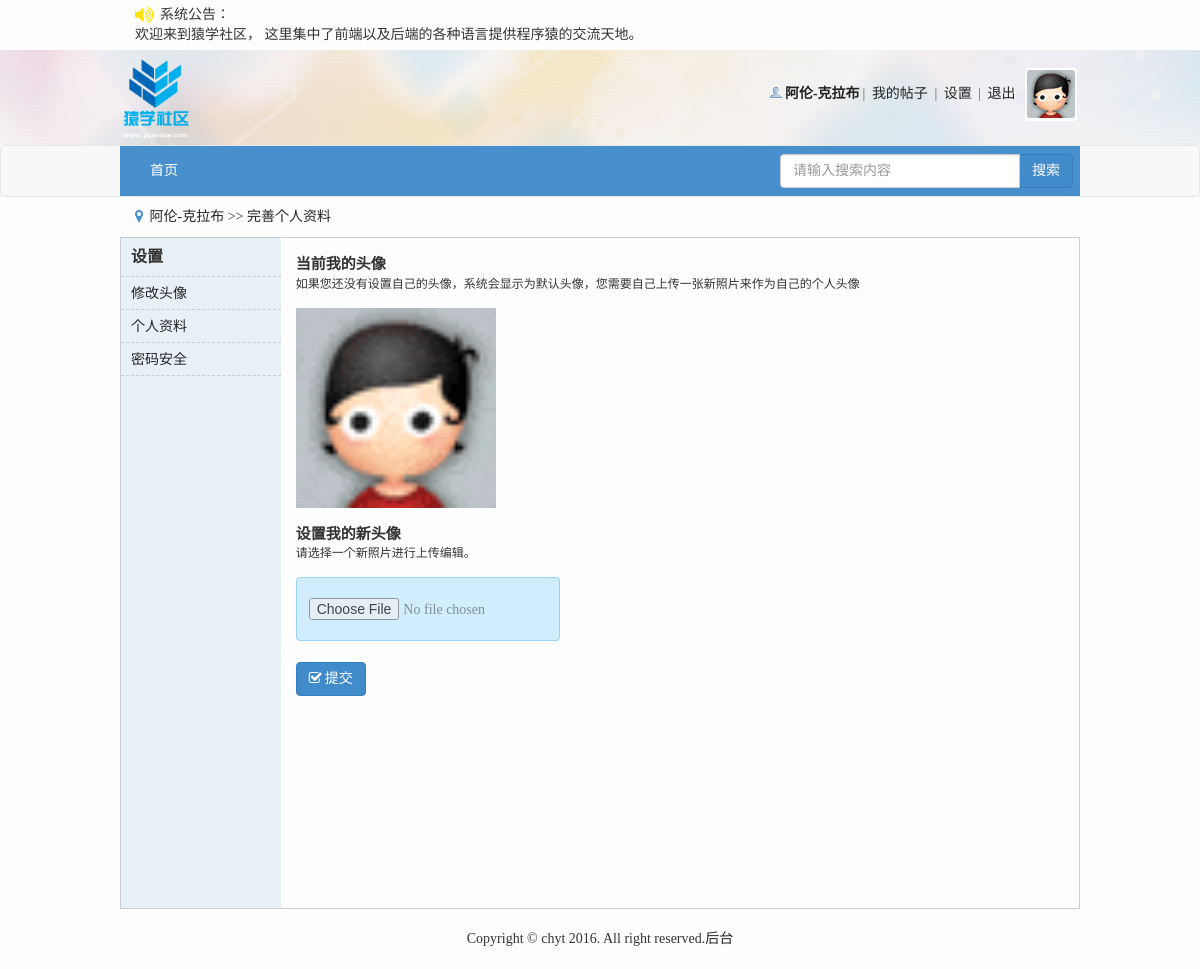
Screenshot of /setProfile.php (signed in) with the database file from the repository.
### tables this page shows
CREATE TABLE IF NOT EXISTS `notice` (
  `nid` int(11) NOT NULL AUTO_INCREMENT COMMENT '序号',
  `noticeContent` varchar(200) NOT NULL COMMENT '公告内容',
  PRIMARY KEY (`nid`)
);

CREATE TABLE IF NOT EXISTS `user` (
  `id` int(20) NOT NULL AUTO_INCREMENT COMMENT '唯一标识符',
  `name` varchar(200) NOT NULL COMMENT '用户名称',
  `psw` varchar(200) NOT NULL COMMENT '用户密码',
  `sex` varchar(200) NOT NULL DEFAULT '未填写' COMMENT '用户性别',
  `email` varchar(200) NOT NULL COMMENT '邮箱地址',
  `qq` varchar(200) NOT NULL DEFAULT '未填写' COMMENT '用户qq',
  `photo` varchar(200) NOT NULL COMMENT '用户头像',
  `userType` int(11) NOT NULL DEFAULT '0' COMMENT '用户类型',
  `reallyName` varchar(200) NOT NULL DEFAULT '未填写' COMMENT '用户真实姓名',
  `birthday` varchar(200) NOT NULL DEFAULT '未填写' COMMENT '用户生日',
  `homeplace` varchar(200) NOT NULL DEFAULT '未填写' COMMENT '用户出生地',
  `bloodType` varchar(200) NOT NULL DEFAULT '未填写' COMMENT '用户血型',
  `fixedTel` varchar(200) NOT NULL DEFAULT '未填写' COMMENT '用户固定电话',
  `phone` varchar(200) NOT NULL DEFAULT '未填写' COMMENT '用户电话',
  `website` varchar(200) NOT NULL DEFAULT 'http://' COMMENT '用户主页',
  `school` varchar(200) NOT NULL DEFAULT '未填写' COMMENT '用户毕业学校',
  `degree` varchar(200) NOT NULL DEFAULT '未填写' COMMENT '用户学历',
  `company` varchar(200) NOT NULL DEFAULT '未填写' COMMENT '用户公司',
  `profession` varchar(200) NOT NULL DEFAULT '未填写' COMMENT '用户职业',
  `job` varchar(200) NOT NULL DEFAULT '未填写' COMMENT '用户职位',
  `income` varchar(200) NOT NULL DEFAULT '未填写' COMMENT '用户年收入',
  `registerTime` datetime NOT NULL COMMENT '注册时间',
  `lastLogin` datetime NOT NULL COMMENT '最后一次登录时间',
  `userStatus` int(11) NOT NULL DEFAULT '0' COMMENT '用户是否需要验证状态',
  `isForbid` int(11) NOT NULL DEFAULT '0' COMMENT '是否禁止',
  `loginTimes` int(11) NOT NULL DEFAULT '1' COMMENT '登陆次数',
  PRIMARY KEY (`id`)
);

### inc/mysql.func.php (called while the page is built, shortened)
<?php
    function execute($link, $sql){
        $result = mysqli_query($link, $sql);
        return $result;
    }
    function fetch_array($result){
        return mysqli_fetch_assoc($result);
    }
?>

### inc/global.func.php (called while the page is built, shortened)
<?php
    function login_state($link){
        if (isset($_COOKIE['bs']['userName']) && isset($_COOKIE['bs']['psw'])){
            $sql = "select * from user where name='{$_COOKIE['bs']['userName']}' and psw='{$_COOKIE['bs']['psw']}'";
            $result = execute($link, $sql);
            if (mysqli_num_rows($result) == 1) {
                $data = fetch_array($result);
                return $data['id'];
            }else{
                return false;
            }
        }else {
            return false;
        }
    }
?>

### setProfile.php (the view, shortened to what this page needs)
<!DOCTYPE html>
<html lang="en">
<head>
    <link rel="stylesheet" href="font/css/font-awesome.min.css">
    <link rel="stylesheet" href="css/bootstrap/css/bootstrap.min.css">
    <link rel="stylesheet" href="css/common.css">
    <link rel="stylesheet" href="css/setProfile.css">
</head>
<?php
    $link = connect();
    $sql_n = "select * from notice where nid=1";
    $data_n = fetch_array(execute($link, $sql_n));
    $nc = $data_n["noticeContent"];
    if(!($member_id = login_state($link))){
        promptBox("您还未登录", 5, "index.php");
        exit;
    }
    if ($member_id){
        $sql_status = "select * from user where id={$member_id}";
        $data_status = fetch_array(execute($link, $sql_status));
        $status = $data_status['isForbid'];
    }
    include_once "inc/handlerLogin.php";
?>
<body>
<?php include_once "inc/header.inc.php"?>
<?php include_once "inc/nav.inc.php"?>
<?php
if(isset($status)) {
    if ($status == 2) {
?>
        <div class="container">
            <div class="forbid-status">
                <img src="img/error.jpg" alt="">
                抱歉，您的 IP 地址不在允许范围内，或您的账号被禁用，无法访问本站点
            </div>
        </div>
<?php
    } else {
?>
        <?php
            if ($status == 1){
        ?>
                <div class="container">
                    <div class="forbid-status">
                        <img src="img/error.jpg" alt="">
                        抱歉，空间已被锁定无法访问，如有疑问请联系管理员
                    </div>
                </div>
        <?php
            }else{
        ?>
                <div id="position">
                    <div class="container">
                        <i class="fa fa-map-marker"></i>
                        <a href="#"><?php echo $res_info['name'];?></a>
                        >>
                        <a href="register.php">完善个人资料</a>
                    </div>
                </div>
                <div id="setprofile">
                    <div class="container">
                        <div class="col-md-2 col-sm-2" id="navbar-left">
                            <h2>设置</h2>
                            <ul>
                                <li><a href="#">修改头像</a></li>
                                <li><a href="#">个人资料</a></li>
                                <li><a href="#">密码安全</a></li>
                            </ul>
                        </div>
                        <div class="col-md-10 col-sm-10" style="height: 670px; position: relative;">
                            <div class="head-pic" style="display: block;">
                                <form method="post" id="upload-pic" enctype="multipart/form-data">
                                    <div>
                                        <h3 class="desc">当前我的头像</h3>
                                        <p style="font-size: 12px">如果您还没有设置自己的头像，系统会显示为默认头像，您需要自己上传一张新照片来作为自己的个人头像</p>
                                    </div>
                                    <div class="head"><img src="<?php echo $img_url;?>" width="200" height="200"></div>
                                    <div class="set-headpic">
                                        <h3 class="desc">设置我的新头像</h3>
                                        <p style="font-size: 12px">请选择一个新照片进行上传编辑。</p>
                                    </div>
                                    <div class="upload-area">
                                        <input type="file" name="upload" id="upload">
                                    </div>
                                    <div>
                                        <button name="subUploadpic" class="btn btn-primary" id="upload-btn"><i class="fa fa-check-square-o"></i>提交</button>
                                    </div>
                                </form>
                            </div>
                        </div>
                    </div>
                </div>
        <?php
            }
        ?>
<?php
    }
}
?>
<?php include_once "inc/footer.inc.php"?>
</body>
</html>

### inc/header.inc.php (shortened to what this page needs)
<?php
if(!empty($nc)){
    echo "<div class='notice'>
            <div class='container'>
                <p><i class='fa fa-volume-up'></i></p><p style='margin-left: 25px;'>系统公告：</p>
                <marquee direction='left' width='830' scrollamount='2'>{$nc}</marquee>
            </div>
          </div>" ;
}
?>
<div id="header">
    <div class="container" style="width: 960px;padding: 0;">
        <div class="logo"><a href="index.php"><img src="img/logo.png" height="85"></a></div>
        <div class="info">
            <?php
                $img_url = null;
                if (isset($member_id) && $member_id) {
                    $sql_photo = "select photo from user where id={$member_id}";
                    $member_result = execute($link, $sql_photo);
                    $res_photo = fetch_array($member_result);
                    if ($res_photo['photo'] != '') {
                        $img_url = $res_photo['photo'];
                    }else{
                        $img_url = 'img/noavatar_small.gif';
                    }
                }else{
                    $img_url = 'img/noavatar_small.gif';
                }
                if(isset($member_id) && $member_id){
                    $sql_info = "select * from user where id='{$member_id}'";
                    $res_info = fetch_array(execute($link, $sql_info));
                    $html = <<<EOT
                        <ul>
                            <li class="person"><a href="profile.php"><strong>{$res_info['name']}</strong></a></li>|
                            <li><a href="myPost.php">我的帖子</a></li> |
                            <li><a href="setProfile.php">设置</a></li> |
                            <li><a class="logout" href="#">退出</a></li>
                            <li class="headpic"><a href="profile.php"><img src="{$img_url}" width="48" height="48"></a></li>
                        </ul>
EOT;
                    echo $html;
                }
            ?>
        </div>
    </div>
</div>

### css/common.css (style rules this page uses)
html, body, div, ul, li, h1, h2, h3, h4, h5, h6, p, dl, dt, dd, ol, form, input, textarea, th, td, select { margin: 0; padding: 0; }
* { box-sizing: border-box; }
html, body { min-height: 100%; }
body { font-family: "Microsoft YaHei"; font-size:14px; color:#333; background-color: #f2f9fd; }
h1, h2, h3, h4, h5, h6 { font-weight:normal; }
ul,ol { list-style: none; }
img { border: none; vertical-align: middle; }
a { text-decoration: none; color: #232323; }
input, textarea { outline: none; border: none; }
body { background: #fefefe; }
.container { width: 960px; }
#header { height:95px; font-size: 14px; color: #666; background: url("../img/eyoung_bg.jpg") repeat-x 50% 0; }
#header .container { height: 95px; }
#header .container .logo { float: left; height: 95px; text-align: center; line-height: 95px; }
#header .container .info { float: right; height: 56px; margin-top: 18px; }
#header .info ul { height: 100%; }
#header .info ul li { list-style: none; display: inline-block; height: 100%; margin: 0 3px; }
#header .info ul li a { display: block; }
#header .info ul .headpic { padding: 2px; background-color: #fff; vertical-align: middle; height: 53px; border-radius: 3px; }
#header .info ul .headpic a { display: block; }
#header .info ul .headpic a img { border-radius: 3px; }
.person { background: url(../img/user_online.gif) no-repeat 0% 8%; text-indent: 15px; }
#position { height: 20px; line-height: 20px; margin-top: 10px; }
#position .container { line-height: 20px; }
#position .container i { font-size: 14px; color: #488FCE; margin-right: 3px; }
.notice { padding: 5px 0; }
.notice p { display: inline; }
i.fa.fa-volume-up { font-size: 20px; margin-right:5px; position: absolute; top: 5px; color: #FFE302; }

### css/setProfile.css (style rules this page uses)
#setprofile { margin-top: 10px; }
#setprofile .container { border: 1px solid #ccc; padding: 0; }
#navbar-left { background-color: #E8F0F7; padding: 0; height: 670px; }
#navbar-left h2 { font-size: 16px; font-weight: 600; padding: 10px 0 10px 10px; border-bottom: 1px dashed #CCC; }
#navbar-left ul li { height: 33px; line-height: 33px; border-bottom: 1px dashed #CCC; padding-left: 10px; }
#navbar-left ul li a { display: block; text-decoration: none; }
.head-pic,.profile-info,.mdf-psw { position: absolute; display: none; width: 98%; }
.head-pic { padding-top: 15px; }
.desc { font-size: 15px; font-weight: 600; padding: 3px 0; }
.head { margin-top: 15px; margin-bottom: 15px; }
.upload-area { position: relative; display: inline-block; background: #D0EEFF; border: 1px solid #99D3F5; border-radius: 4px; padding: 20px 12px; overflow: hidden; color: #1E88C7; text-decoration: none; text-indent: 0; text-align: center; margin-top: 15px; margin-bottom: 15px; }
.upload-area input { opacity: .7; color: #666; border-radius: 3px; }
#upload-btn i { margin-right: 3px; }

### rows the page displays
notice: noticeContent "欢迎来到猿学社区， 这里集中了前端以及后端的各种语言提供程序猿的交流天地。"
user: name "阿伦-克拉布"
